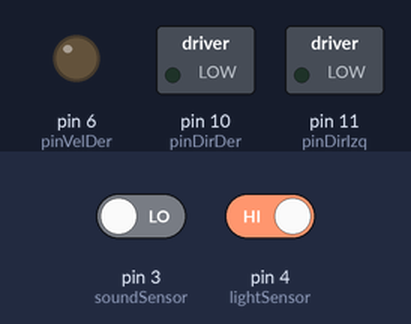
The sketch below on a simulated Arduino Uno, built with avr-gcc and run on an emulated ATmega328P. Parts: switched loads named in the sketch (green lamp = pin HIGH), output pins drawn as LEDs (lit = HIGH). The test bench sets the inputs (shaded band); at power-on: pin 3 (soundSensor) LOW, pin 4 (lightSensor) HIGH.

Above: at 1.2 s.
1.3 s: pin 3 (soundSensor) driven HIGH
At 2.0 s:
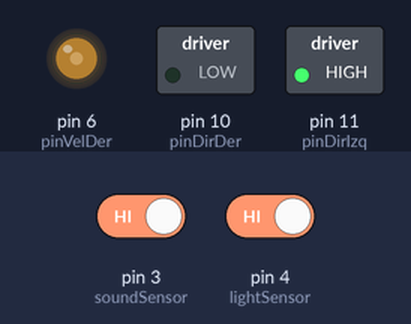
2.8 s: pin 4 (lightSensor) driven LOW
At 3.9 s:
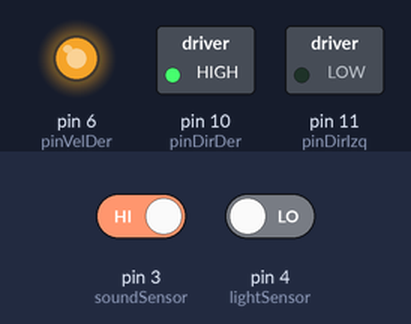
Timing chart, 0 to 5.8 s (numbered marks = the images above; inputs shaded):
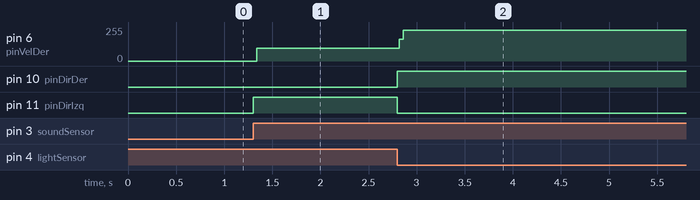

Measured:
- after the input at 1.3 s, pin 6 (pinVelDer): 0/255 → 94/255 at once; pin 11 (pinDirIzq): LOW → HIGH at once
- after the input at 2.8 s, pin 6 (pinVelDer): 94/255 → 232/255 at once; pin 10 (pinDirDer): LOW → HIGH at once; pin 11 (pinDirIzq): HIGH → LOW at once

The sketch:

programacion.ino
```cpp
/*====================================
||    PROGRAMACION PARA HEXAPODO.   ||
||         Esteban Madrigal.        ||
||            5/24/2018             ||
====================================*/

//PINES DIGITALES DONDE ESTAN CONECTADOS LOS SENSORES.
int soundSensor = 3;
int lightSensor = 4;
//VARIABLES QUE GUARDAN EL VALOR DE LOS SENSORES.
int soundValue;
int lightValue;
//VARIABLES ESPECIFICAS QUE EL PROGRAMA USA.
bool on = false;
//VARIABLES PARA MANEJO DEL MOTOR.
int pinVelDer = 6;
int pinDirIzq = 11;
int pinDirDer = 10;

void setup (){
  //SE ESTABLECEN QUE VARIABLES TIENEN COMPONENTES DE SALIDA O DE ENTRADA.
  pinMode (soundSensor, INPUT) ;
  pinMode(lightSensor, INPUT);
  pinMode(pinDirIzq, OUTPUT);
  pinMode(pinDirDer, OUTPUT);
}

void loop (){
  //RECIBE LOS VALORES DE LAS VARIABLES.
  lightValue = digitalRead(lightSensor);
  soundValue = digitalRead(soundSensor);
  if(lightValue == 0 && on){                  //Si se alumbra el sensor y ademas esta encendido el motor.
    while(lightValue == 0){                   //Se hace un while en el cual
      motorOperator(LOW,HIGH);                //el motor va en reversa
      lightValue = digitalRead(lightSensor);  //y actualiza para saber si el sensor sigue alumbrado.
    }
    motorOperator(HIGH,LOW);                  //Cuando el sensor deja de ser alumbrado el motor va hacia adelante.
  }
  if(soundValue == 1){                        //Si el sensor de sonido es activado.
    if(on){                                   //Si el motor ya estaba activado
      stop();                 //entonces lo apaga
    }else{                                    //sino
      motorOperator(HIGH,LOW);                //entonces lo prende.
    }
  }
}
// Los parametros de esta funcion indican si el motor
// va hacia adelante, hacia atras o simplemente se detiene:
//                    LOW       HIGH      = REVERSA.
//                    HIGH      LOW       = ADELANTE.
//                    LOW       LOW       = PARA.
void motorOperator(int dir1,int dir2){
  on = true;
  digitalWrite(pinDirIzq, dir1);
  digitalWrite(pinDirDer, dir2);
  analogWrite(pinVelDer, 1000);
}
void stop(){
  on = false;
  analogWrite(pinVelDer, 0);
}
```
